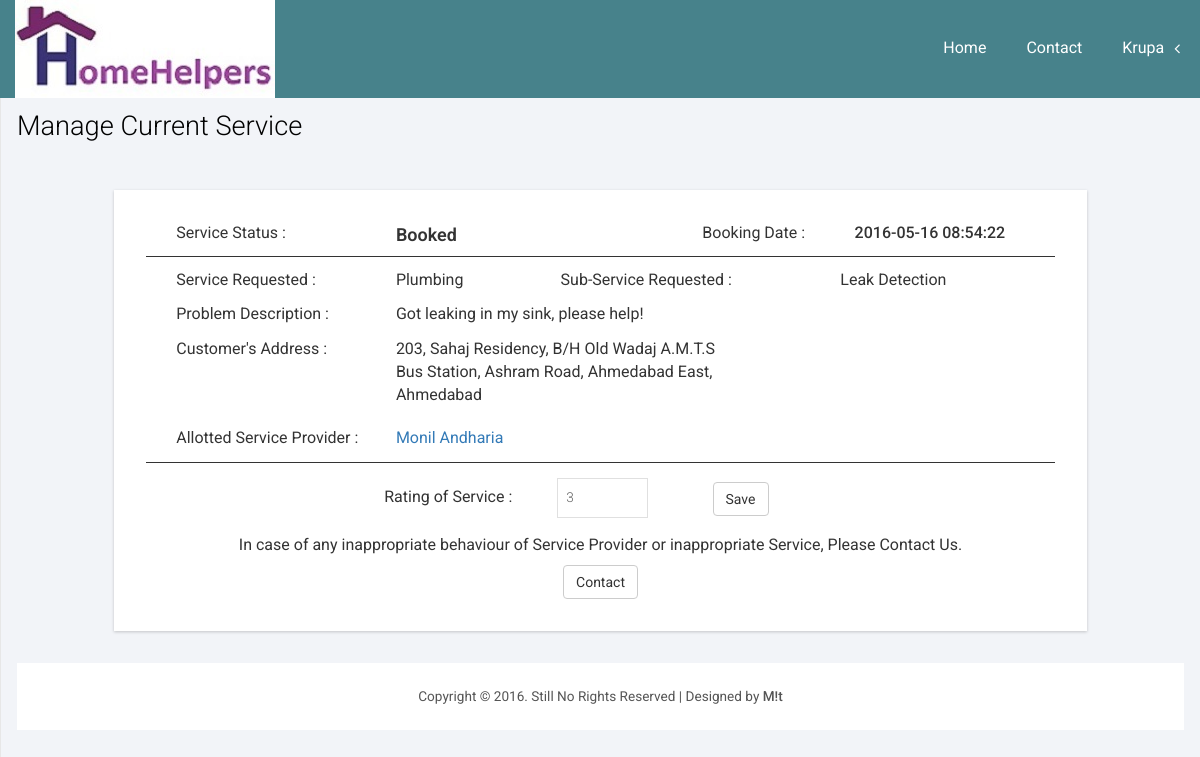
The app's page /User/MCService.php (signed in) with its own data.
### tables this page shows
CREATE TABLE IF NOT EXISTS `receipt_master` (
`Receipt_id` int(16) NOT NULL,
  `User_id` int(8) NOT NULL,
  `Emp_id` int(8) NOT NULL,
  `Service_id` int(4) NOT NULL,
  `Subservice_id` int(4) NOT NULL,
  `Address` text NOT NULL,
  `Area_id` int(8) NOT NULL,
  `City_id` int(4) NOT NULL,
  `Problem_desc` text NOT NULL,
  `Booking_date` datetime NOT NULL,
  `Solution` text NOT NULL,
  `Bill_amt` int(4) NOT NULL,
  `Rating` int(1) NOT NULL,
  `Status` int(1) NOT NULL DEFAULT '0',
  `SServed_date` datetime NOT NULL
);

CREATE TABLE IF NOT EXISTS `service_master` (
`Service_id` int(4) NOT NULL,
  `Service_name` varchar(32) NOT NULL,
  `Service_description` text,
  `Service_icon` varchar(64) DEFAULT NULL,
  `Service_fees` int(2) DEFAULT NULL,
  `Deleted` tinyint(1) NOT NULL DEFAULT '0'
);

CREATE TABLE IF NOT EXISTS `subservice_master` (
`Subservice_id` int(4) NOT NULL,
  `Subservice_name` varchar(32) NOT NULL,
  `Subservice_image` varchar(64) DEFAULT NULL,
  `Service_id` int(4) NOT NULL,
  `Deleted` tinyint(1) NOT NULL DEFAULT '0'
);

CREATE TABLE IF NOT EXISTS `area_master` (
`Area_id` int(8) NOT NULL,
  `Area_name` varchar(16) NOT NULL,
  `City_id` int(4) NOT NULL,
  `Deleted` tinyint(1) NOT NULL DEFAULT '0'
);

CREATE TABLE IF NOT EXISTS `city_master` (
`City_id` int(4) NOT NULL,
  `City_name` varchar(16) NOT NULL,
  `Deleted` tinyint(1) NOT NULL DEFAULT '0'
);

CREATE TABLE IF NOT EXISTS `sprovider_master` (
`Emp_id` int(8) NOT NULL,
  `First_name` varchar(16) NOT NULL,
  `Last_name` varchar(16) DEFAULT NULL,
  `Email_ID` varchar(32) NOT NULL,
  `Profile_image` text NOT NULL,
  `User_type` varchar(5) NOT NULL DEFAULT 'SP',
  `Service_id` int(2) NOT NULL,
  `City_id` int(4) NOT NULL,
  `Area_id` int(8) NOT NULL,
  `Contact_no` bigint(10) NOT NULL,
  `Points` int(4) NOT NULL DEFAULT '50',
  `Available` tinyint(1) NOT NULL DEFAULT '1',
  `Password` varchar(32) NOT NULL DEFAULT 'homehelpers',
  `Deleted` tinyint(1) NOT NULL DEFAULT '0',
  `Time_Stamp` date NOT NULL
);

### User/MCService.php (the view, shortened to what this page needs)
<!DOCTYPE HTML>
<html style="background: #FFF;">
<?php
require_once("Navigation.php");
?>
<head>
</head>
<body>
<div id="wrapper">
    <div id="page-wrapper" style="margin-left: 0px; min-height: 399px;">
        <div class="graphs">
            <div class="xs" style="margin-top: 80px;">
                <h3>Manage Current Service</h3>
                <div class="col_1" style="margin-top: 48px;">
                    <div class="col-md-10 span_3" style='margin: auto;float: none;'>
                        <?php
                        $RSelect="SELECT * FROM `receipt_master` WHERE User_id={$_SESSION['User_id']} AND Status != 3";
                        if( !( $RRes = mysql_query( $RSelect ) ) ){
                            echo 'Retrieval of data from Database Failed - #'.mysql_errno().': '.mysql_error();
                        }
                        else {
                            if (mysql_num_rows($RRes) == 0) {
                                echo "<div class='bs-example1' data-example-id='contextual-table' style='height: auto;margin: auto;font-weight: 500;' align='center'>You haven't book any new Services yet!";
                                echo '</div>';
                            }
                            else {
                                $RRow=mysql_fetch_assoc($RRes);
                                if($RRow['Status']==0){
                                    $Status="Booked";
                                }
                                elseif($RRow['Status']==1)
                                {
                                    $Status="Booked and Confirmed";
                                }
                                else
                                {
                                    $Status="In Process";
                                }
                                $SSelect="SELECT Service_name FROM `service_master` WHERE Service_id='{$RRow['Service_id']}'";
                                $SResult=mysql_query($SSelect);
                                $SRow=mysql_fetch_assoc($SResult);
                                $SSSelect="SELECT Subservice_name FROM `subservice_master` WHERE Subservice_id='{$RRow['Subservice_id']}'";
                                $SSResult=mysql_query($SSSelect);
                                $SSRow=mysql_fetch_assoc($SSResult);
                                $ASelect="SELECT Area_name FROM `area_master` WHERE Area_id='{$RRow['Area_id']}'";
                                $AResult=mysql_query($ASelect);
                                $ARow=mysql_fetch_assoc($AResult);
                                $CSelect="SELECT City_name FROM `city_master` WHERE City_id='{$RRow['City_id']}'";
                                $CResult=mysql_query($CSelect);
                                $CRow=mysql_fetch_assoc($CResult);
                                $SPSelect="SELECT First_name, Last_name FROM `sprovider_master` WHERE Emp_id='{$RRow['Emp_id']}'";
                                $SPResult=mysql_query($SPSelect);
                                $SPRow=mysql_fetch_assoc($SPResult);
                                $SPName=$SPRow['First_name']." ".$SPRow['Last_name'];
                                echo "<div class='bs-example1' data-example-id='contextual-table' style='height: auto;margin: auto;'>";
                                    echo '<div class="col-sm-12" style="border-bottom: 1px solid;padding-bottom: 8px;">';
                                        echo '<div class="col-sm-3">Service Status :</div>';
                                        echo "<div class='col-sm-3' style='font-weight: 600;font-size: large'>{$Status}</div>";
                                        echo "<div class='col-sm-1'> </div>";
                                        echo "<div class='col-sm-2' align='right'>Booking Date :</div>";
                                        echo "<div class='col-sm-3' align='center' style='font-weight: 500'>{$RRow['Booking_date']}</div>";
                                    echo '</div>';
                                    echo '<div class="col-sm-12" style="padding-top: 12px;">';
                                        echo '<div class="col-sm-3">Service Requested :</div>';
                                        echo "<div class='col-sm-1'>{$SRow['Service_name']}</div>";
                                        echo '<div class="col-sm-1">&nbsp;</div>';
                                        echo '<div class="col-sm-3" align="right">Sub-Service Requested :</div>';
                                        echo "<div class='col-sm-4' align='center'>{$SSRow['Subservice_name']}</div>";
                                    echo '</div>';
                                    echo '<div class="col-sm-12" style="margin-top: 12px;">';
                                        echo '<div class="col-sm-3">Problem Description :</div>';
                                        echo "<div class='col-sm-5'>{$RRow['Problem_desc']}</div>";
                                    echo '</div>';
                                    echo '<div class="col-sm-12" style="margin-top: 12px;">';
                                        echo "<div class='col-sm-3'>Customer's Address :</div>";
                                        echo "<div class='col-sm-5'>{$RRow['Address']}, {$ARow['Area_name']}, {$CRow['City_name']}</div>";
                                    echo '</div>';
                                    echo '<div class="col-sm-12" style="margin-top: 20px;padding-bottom: 12px;">';
                                        echo '<div class="col-sm-3">Allotted Service Provider :</div>';
                                        echo "<div class='col-sm-4'><a href='SPProfile.php?id={$RRow['Emp_id']}'>{$SPName}</a></div>";
                                    echo '</div>';
                                    echo '<div class="col-sm-12" align="center" style="padding-top: 15px;border-top: 1px solid;margin-bottom: 16px;">';
                                        echo '<div class="col-sm-2"> </div>';
                                        echo '<div class="col-sm-3" align="right" style="padding-top: 8px;">Rating of Service :</div>';
                                        echo '<form class="form-horizontal" action="" method="post">';
                                        echo '<div class="col-sm-7">';
                                            echo '<div class="col-sm-3">';
                                                echo '<select class="form-control1" name="Rating" required="required">';
                                                    if($RRow['Rating']==1){
                                                        echo '<option value="">RATE SERVICE</option>';
                                                        echo '<option value="1" selected="selected">1</option>';
                                                        echo '<option value="2">2</option>';
                                                        echo '<option value="3">3</option>';
                                                        echo '<option value="4">4</option>';
                                                        echo '<option value="5">5</option>';
                                                    }
                                                    elseif($RRow['Rating']==3){
                                                        echo '<option value="3" selected="selected">3</option>';
                                                    }
                                                echo '</select>';
                                            echo '</div>';
                                            echo '<div class="col-sm-3" align="right" style="padding-top: 4px;">';
                                                echo '<input name="Submit" type="submit" class="btn btn-default" value="Save">';
                                            echo '</div>';
                                        echo '</div>';
                                        echo '</form>';
                                    echo '</div>';
                                    echo '<div class="col-sm-12" align="center">';
                                        echo '<div class="col-sm-12" style="margin-bottom: 8px;">In case of any inappropriate behaviour of Service Provider or inappropriate Service, Please Contact Us.</div>';
                                        echo '<a href="Feedback.php" class="btn btn-default">Contact</a>';
                                    echo '</div>';
                                    echo '<div class="clearfix"></div>';
                                    echo '</div>';
                                echo "</div>";
                            }
                        }
                        ?>
                    </div>
                    <div class="copy_layout" style="margin-top: 32px;">
                        <p>Copyright © 2016. Still No Rights Reserved | Designed by <b style="font-weight: 500">M!t</b> </p>
                    </div>
                </div>
            </div>
        </div>
    </div>
    </body>
    </html>

### css/style.css (style rules this page uses)
h4, h5, h6, h1, h2, h3 { margin-top: 0; }
p { margin: 0; }
html, body { font-family: 'Roboto', sans-serif; font-size: 100%; background:#000; overflow-x: hidden; }
body a { transition:0.5s all; -webkit-transition:0.5s all; -moz-transition:0.5s all; -o-transition:0.5s all; -ms-transition:0.5s all; }
.span_3 { padding:0; }
.col_1 { margin:1em 0 0 0; }
.copy p, .copy_layout p { font-size:0.85em; color:#555; }
.map_container, #chart, .span_6, .col_2, .weather_list, .cal1, .skills-info, .stats-info, .r3_counter_box, .activity_box, .bs-example1, .cloud, .copy { -ms-box-shadow: 0 1px 3px 0px rgba(0, 0, 0, 0.2); -o-box-shadow: 0 1px 3px 0px rgba(0, 0, 0, 0.2); -moz-box-shadow: 0 1px 3px 0px rgba(0, 0, 0, 0.2); -webkit-box-shadow: 0 1px 3px 0px rgba(0, 0, 0, 0.2); box-shadow: 0 1px 3px 0px rgba(0, 0, 0, 0.2); }
.graphs { padding: 2em 1em; background: #f2f4f8; font-family: 'Roboto', sans-serif; }
.form-control1, .form-control_2.input-sm { border: 1px solid #e0e0e0; padding: 5px 8px; color: #616161; background: #fff; box-shadow: none !important; width: 100%; font-size: 0.85em; font-weight: 300; height: 40px; border-radius: 0; -webkit-appearance: none; }
.xs h3, .widget_head { color:#000; font-size:1.7em; font-weight:300; margin-bottom: 1em; }
.bs-example1 { background:#fff; padding:2em; }
.copy_layout { padding:1.5em 0; background:#fff; text-align:center; margin: 4em 0 0em 0; }

### css/custom.css (style rules this page uses)
#wrapper { width: 100%; }
#page-wrapper { min-height: 568px; background-color: #fff; }
@media (min-width:768px) { #page-wrapper { position: inherit; margin: 0 0 0 250px; border-left: 1px solid #e7e7e7; } }

### records on screen
receipt_master: Status "Booked", Booking_date "2016-05-16 08:54:22", Problem_desc "Got leaking in my sink, please help!", Address "203, Sahaj Residency, B/H Old Wadaj A.M.T.S Bus Station, Ashram Road", Rating "3"
service_master: Service_name "Plumbing"
subservice_master: Subservice_name "Leak Detection"
area_master: Area_name "Ahmedabad East"
city_master: City_name "Ahmedabad"
sprovider_master: SPName "Monil Andharia"

### other values on screen
$_SESSION["First_name"] "Krupa"
